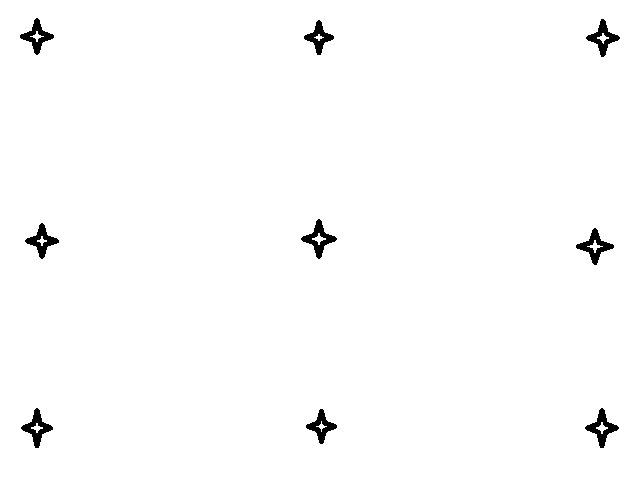
%> input picture sujeto1/calibration.bmp, 640 x 480 px
$ octave --eval "result = segment_calib(imread('sujeto1/calibration.bmp'));"   (GNU Octave 9; MATLAB toolbox functions it lacks are replaced by stand-ins)
%> lines starting %> are read from the running program, lines starting %| are printed output that depends on the picture; in (x1, y1, x2, y2) boxes, pixels count from 0 and x2, y2 are one past the last pixel; in counts of white or black regions, pixels touching at a corner belong together; the program's own positions count from 1
function [ segm_img ] = segment_calib( img )
%SEGMENT_CALIB Funcion para segmentar la calibracion
%   Detailed explanation goes here

% Usar un threshold para tomar lo mas oscuro
threshold = 26;
bw = img < threshold;
%> bw: size 480x640 logical; every value is 1
% Quitar arbitrariamente un marco exterior de la imagen
[M, N] = size(img);
%> M = 480; N = 640
corte = ceil(0.15*min(M, N));
%> corte = 72
bw(1:corte, 1:N) = false;
bw(1:M, 1:corte) = false;
bw(1:M, N-corte:N) = false;
bw(M-corte:M, 1:N) = false;
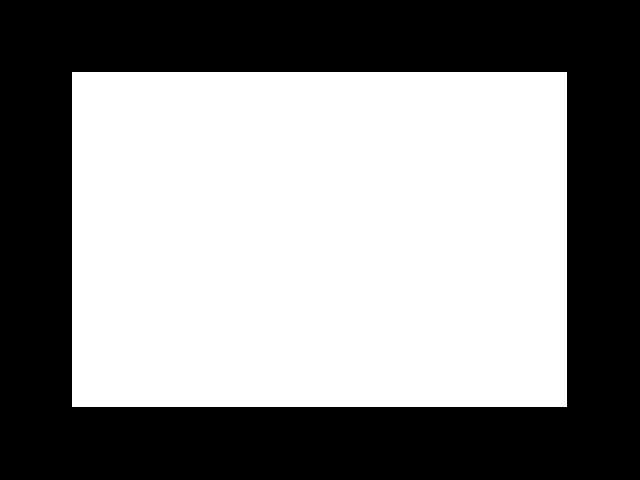
%> bw: size 480x640 logical; 54% white; 1 black region, box (x1, y1, x2, y2) and area: (0, 0, 640, 480) 141375
% Usar apertura de area 2500
open_area = 2500;
bw2 = bwareaopen(bw, open_area);
% Usar dilatacion y erosion con un elemento de disco
eye_radius = 42;
elemento_estructural = strel('disk', eye_radius);
dil = imdilate(bw2, elemento_estructural);
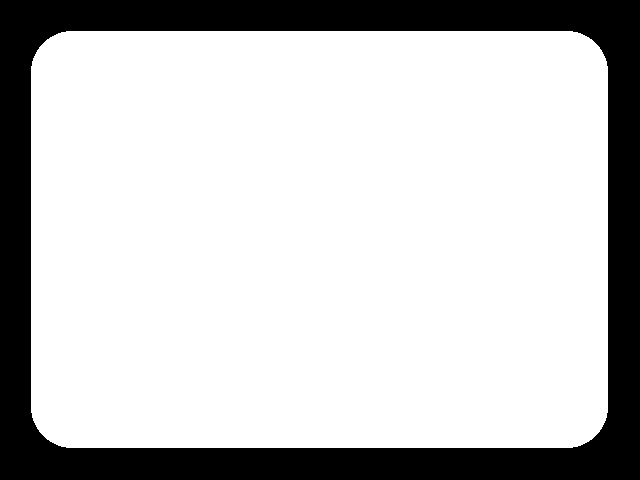
%> dil: size 480x640 logical; 77.8% white; 1 black region, box (x1, y1, x2, y2) and area: (0, 0, 640, 480) 68063
ero = imerode(dil, elemento_estructural);
segm_img = ero;

end
